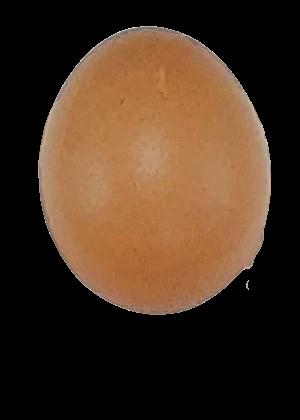
#> input picture Data/Images/Color Sorted/c1/egg69_c1.png, 300 x 420 px, given as the content of the folder Data/Images/ImagensTesteDamage, which was not available
$ python classifier.py   (older library calls are emulated)
#> lines starting #> are read from the running program, lines starting #| are printed output that depends on the picture; pictures that were not available may be replaced by others from this repository, and a replacement may not be noted
# -*- coding: utf-8 -*-
# !/usr/bin/python

# Importações

from sklearn.neighbors import KNeighborsClassifier
from skimage.feature import greycomatrix, greycoprops
from skimage import img_as_ubyte
import numpy as np
import os
import cv2 as cv

# Caminhos

ImagesPath = 'Data/Images'
crackedImgs = 'Data/Images/Cracked-BGex'
originalsFilePath = 'Data/Images/Originals-BGex'

# Funções


def createArchiveList(file):
#> called with file = 'Data/Images/ImagensTesteDamage'
    files = []
    for (diretorio, subpastas, arquivos) in os.walk(file):
        for arquivo in arquivos:
            files.append(os.path.join(diretorio, arquivo))
#> in colorClassKNN, img is the input picture: shape (420, 300, 3); mean B, G, R 33.4, 50.9, 73.1

    return files


# [9 lines left out: function autoCanny, not called in this run]


def channelHistogramEqualization(img):
    img1 = cv.cvtColor(img, cv.COLOR_BGR2HSV)
#> img1: shape (420, 300, 3); mean H, S, V 5.5, 57.7, 73.1
    H, S, V = img1[:, :, 0], img1[:, :, 1], img1[:, :, 2]
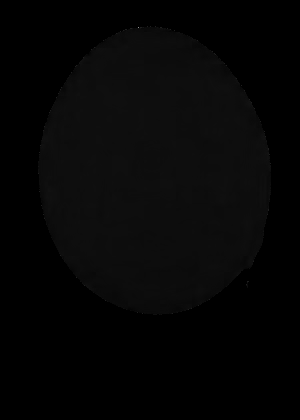
#> H: shape (420, 300); min 0, max 150, mean 5.5
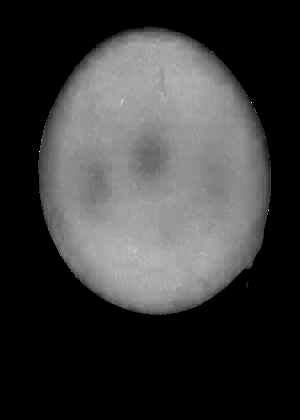
#> S: shape (420, 300); min 0, max 255, mean 57.7
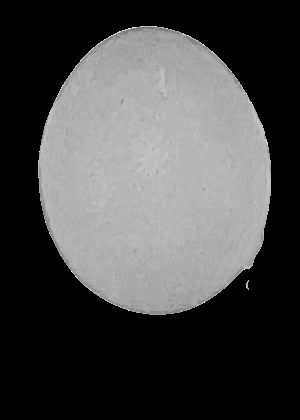
#> V: shape (420, 300); min 0, max 255, mean 73.1
    VEq = cv.equalizeHist(V)
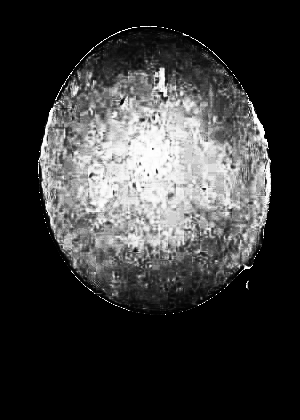
#> VEq: shape (420, 300); min 0, max 255, mean 55.5
    img3 = cv.merge((H, S, VEq))
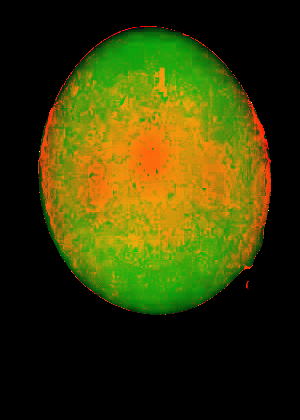
#> img3: shape (420, 300, 3); mean of channels 0, 1, 2 5.5, 57.7, 55.5; drawn as B, G, R
    #result = cv.cvtColor(img3, cv.COLOR_HSV2BGR)
    result = img3

    return result


# [50 lines left out: functions preProcessing, genGLCM, not called in this run]


def calcAvgPix(img):
    x, y, _ = np.shape(img)
#> x = 420; y = 300

    countH = 0
    countS = 0
    countV = 0

    centralX = round(x/2)
#> centralX = 210
    centralY = round(y/2)
#> centralY = 150

    for l in range(10):
        for c in range(10):
            countH = img[centralX + l][centralY + c][0]
            countH = img[centralX - l][centralY - c][0]
            countS = img[centralX + l][centralY + c][1]
            countS = img[centralX - l][centralY - c][1]
            countV = img[centralX + l][centralY + c][2]
            countV = img[centralX - l][centralY - c][2]

    """ for lin in range(x):
        for col in range(y):
            countH = countH + img[lin, col][0]
            countS = countS + img[lin, col][1]
            countV = countV + img[lin, col][2]
            #count = count + 1
 """
    return [round(countH), round(countS), round(countV)]


def colorClassKNN(files):
    imagesPath = 'Data/Images/ColorTraining'
    resultsPath = 'Data/Images/ColorSortResults'
    trainingFiles = createArchiveList(imagesPath)
    model = KNeighborsClassifier(n_neighbors=2)  # Parâmetro K do KNMM
    labels = []
    features = []

    for file in trainingFiles:
        img = cv.imread(file)
        img1 = channelHistogramEqualization(img)
        """ cv.imshow('teste', img1)
        cv.waitKey(0)
        cv.destroyAllWindows() """
        bgr = calcAvgPix(img1)
#> bgr = [14, 161, 176]
        features.append(bgr)
        label = int(file.split('_c')[-1][:-4])
        labels.append(label)

    # Train the model using the training sets
    model.fit(features, labels)

    # Sort egg by color

    for file in files:
        img = cv.imread(file)
        img1 = channelHistogramEqualization(img)
        bgr = calcAvgPix(img1)
#> (the run stopped early here; a loop or call above may not have finished)

$ run again, on Data/Images/Color Sorted/c13/egg92_c13.png
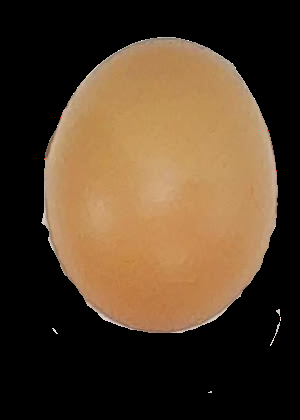
#> input picture Data/Images/Color Sorted/c13/egg92_c13.png, 300 x 420 px, given as the content of the folder Data/Images/ImagensTesteDamage, which was not available
#> in colorClassKNN, img is the input picture: shape (420, 300, 3); mean B, G, R 41.2, 62.8, 83.4
#> img1: shape (420, 300, 3); mean H, S, V 6.7, 56, 83.4
#> in channelHistogramEqualization, `VEq = cv.equalizeHist(V)`:
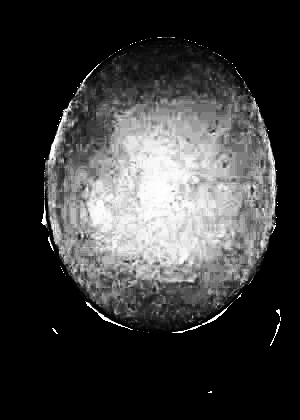
#> VEq: shape (420, 300); min 0, max 255, mean 57.7
#> in channelHistogramEqualization, `img3 = cv.merge((H, S, VEq))`:
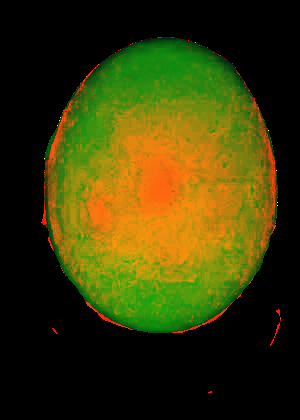
#> img3: shape (420, 300, 3); mean of channels 0, 1, 2 6.7, 56, 57.7; drawn as B, G, R
#> bgr = [16, 124, 243]

$ run again, on Data/Images/Color Sorted/c14/egg21_c14.png
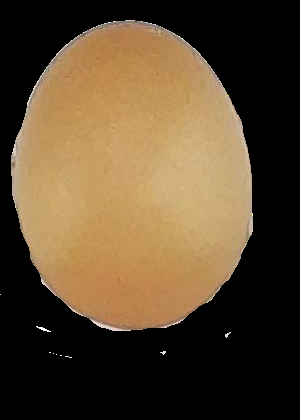
#> input picture Data/Images/Color Sorted/c14/egg21_c14.png, 300 x 420 px, given as the content of the folder Data/Images/ImagensTesteDamage, which was not available
#> in colorClassKNN, img is the input picture: shape (420, 300, 3); mean B, G, R 46.4, 71.1, 89.8
#> img1: shape (420, 300, 3); mean H, S, V 7.9, 57.3, 89.8
#> in channelHistogramEqualization, `VEq = cv.equalizeHist(V)`:
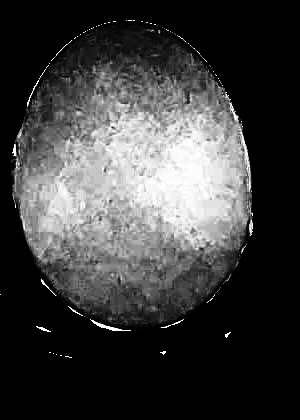
#> VEq: shape (420, 300); min 0, max 255, mean 61.2
#> in channelHistogramEqualization, `img3 = cv.merge((H, S, VEq))`:
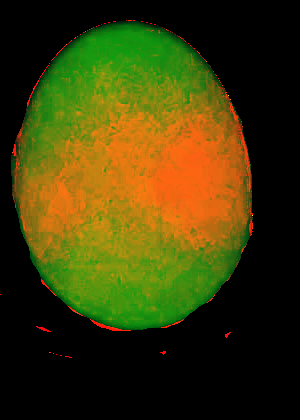
#> img3: shape (420, 300, 3); mean of channels 0, 1, 2 7.9, 57.3, 61.2; drawn as B, G, R
#> bgr = [19, 125, 233]

$ run again, on Data/Images/Color Sorted/c15/egg25_c15.png
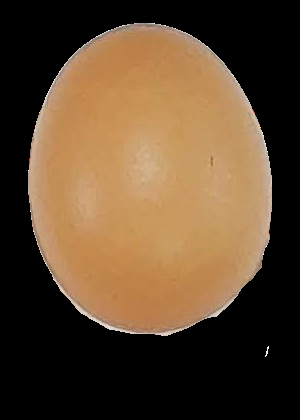
#> input picture Data/Images/Color Sorted/c15/egg25_c15.png, 300 x 420 px, given as the content of the folder Data/Images/ImagensTesteDamage, which was not available
#> in colorClassKNN, img is the input picture: shape (420, 300, 3); mean B, G, R 46.7, 70.4, 93.2
#> img1: shape (420, 300, 3); mean H, S, V 7.3, 60.9, 93.2
#> in channelHistogramEqualization, `VEq = cv.equalizeHist(V)`:
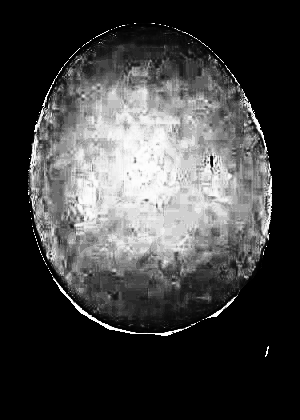
#> VEq: shape (420, 300); min 0, max 255, mean 64
#> in channelHistogramEqualization, `img3 = cv.merge((H, S, VEq))`:
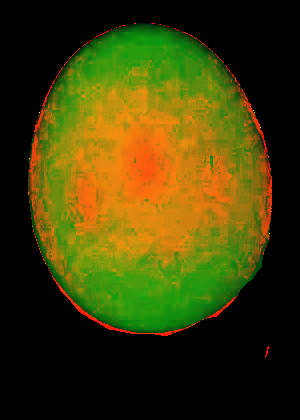
#> img3: shape (420, 300, 3); mean of channels 0, 1, 2 7.3, 60.9, 64; drawn as B, G, R
#> bgr = [16, 130, 231]
